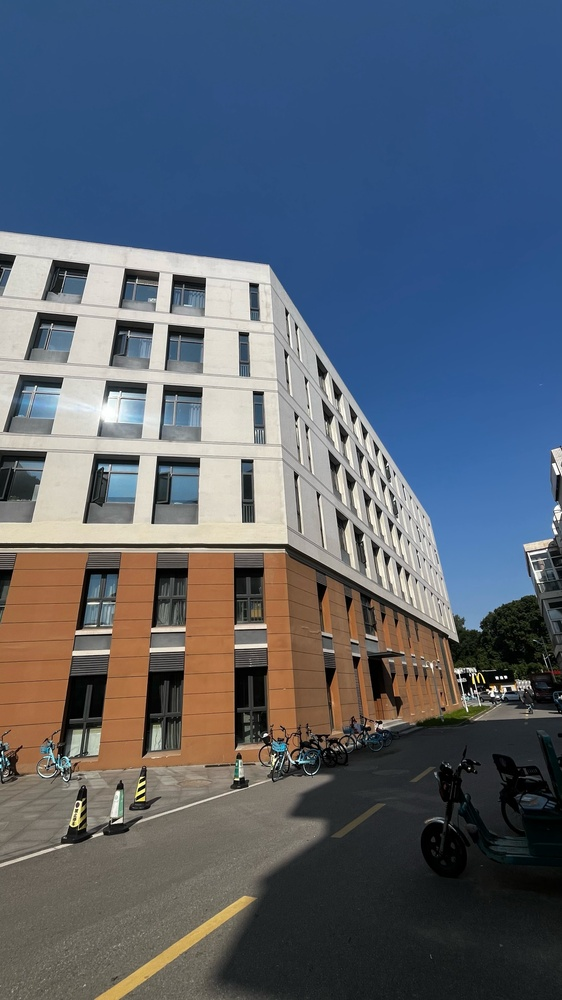
#> input picture Assignment-02/images/input/original_photo.jpg, 562 x 1000 px, shrunk from 2268 x 4032 before the run
$ python EX01_Image_Detective.py
#> lines starting #> are read from the running program, lines starting #| are printed output that depends on the picture
# Import Path for reliable file and folder paths.
from pathlib import Path

# Import Pillow classes for image processing and statistics.
from PIL import Image, ImageStat, ExifTags


# ============================================================
# STEP 1: DEFINE PROJECT PATHS
# ============================================================

# Get the folder where this Python file is located.
script_dir = Path(__file__).resolve().parent

# Get the Assignment-02 folder.
assignment_dir = script_dir.parent

# Define the input image folder.
input_dir = assignment_dir / "images" / "input"

# Define the output image folder.
output_dir = assignment_dir / "images" / "output"

# Create the output folder if it does not already exist.
output_dir.mkdir(parents=True, exist_ok=True)

# Define the complete path of the original input image.
image_path = input_dir / "original_photo.jpg"

# Define the output path for the greyscale image.
grayscale_output_path = output_dir / "grayscale_image.png"


# ============================================================
# STEP 2: CHECK WHETHER INPUT IMAGE EXISTS
# ============================================================

# Check whether the required input image exists.
if not image_path.exists():
    raise FileNotFoundError(
        f"Input image was not found:\n{image_path}\n"
        "Please place original_photo.jpg inside Assignment-02/images/input/"
    )


# ============================================================
# STEP 3: OPEN THE ORIGINAL IMAGE
# ============================================================

# Open the original photograph using Pillow.
image = Image.open(image_path)
#> image is the input picture: PIL image 562x1000 RGB; mean R, G, B 89.3, 97.9, 110.4


# ============================================================
# PART A: IMAGE ATTRIBUTES AND METADATA
# ============================================================

print("\n========== PART A: IMAGE ATTRIBUTES ==========\n")

# Display the complete input image path.
print("Image Path:", image_path)

# Display image width.
print("Width:", image.width, "pixels")
#| Width: 562 pixels

# Display image height.
print("Height:", image.height, "pixels")
#| Height: 1000 pixels

# Display image format such as JPEG or PNG.
print("Format:", image.format)
#| Format: JPEG

# Display image colour mode such as RGB, RGBA, or L.
print("Colour Mode:", image.mode)
#| Colour Mode: RGB

# Display image bands.
print("Bands:", image.getbands())
#| Bands: ('R', 'G', 'B')


# ============================================================
# STEP 4: CHECK EXIF METADATA
# ============================================================

print("\n========== EXIF METADATA ==========\n")

# Retrieve EXIF metadata from the original image.
exif_data = image.getexif()

# Check whether EXIF metadata exists.
if exif_data:

    print("EXIF metadata found.")

    # Create a dictionary to store readable EXIF information.
    readable_exif = {}

    # Convert numeric EXIF tag IDs into readable names.
    for tag_id, value in exif_data.items():

        # Get the readable tag name.
        tag_name = ExifTags.TAGS.get(tag_id, tag_id)

        # Store the tag and its value.
        readable_exif[tag_name] = value

    # Define useful EXIF fields to search for.
    useful_fields = [
        "Make",
        "Model",
        "DateTime",
        "DateTimeOriginal",
        "ExposureTime",
        "FNumber",
        "ISOSpeedRatings",
        "FocalLength"
    ]

    # Count the number of meaningful EXIF fields displayed.
    fields_found = 0

    # Search for useful EXIF fields.
    for field in useful_fields:

        # Check whether the field exists.
        if field in readable_exif:

            # Display the field and its value.
            print(field + ":", readable_exif[field])

            # Increase the counter.
            fields_found += 1

            # Stop after displaying three meaningful fields.
            if fields_found >= 3:
                break

    # Report if EXIF exists but useful selected fields are unavailable.
    if fields_found == 0:
        print(
            "EXIF metadata exists, but the selected meaningful fields "
            "were not found."
        )

else:

    # Report honestly if no EXIF metadata exists.
    print("No EXIF metadata was found in the image.")


# ============================================================
# STEP 5: CHECK ANIMATION INFORMATION
# ============================================================

print("\n========== ANIMATION INFORMATION ==========\n")

# Check whether the image is animated.
# False is used if the attribute is unavailable.
is_animated = getattr(image, "is_animated", False)
#> is_animated = False

# Get the number of frames.
# A normal photograph is treated as one frame.
number_of_frames = getattr(image, "n_frames", 1)
#> number_of_frames = 1

# Display animation information.
print("Is Animated:", is_animated)
#| Is Animated: False
print("Number of Frames:", number_of_frames)
#| Number of Frames: 1


# ============================================================
# PART B: STATISTICAL ANALYSIS
# ============================================================

print("\n========== PART B: STATISTICAL ANALYSIS ==========\n")


# ============================================================
# STEP 6: CONVERT IMAGE TO GREYSCALE
# ============================================================

# Convert the original image to 8-bit greyscale.
gray_image = image.convert("L")
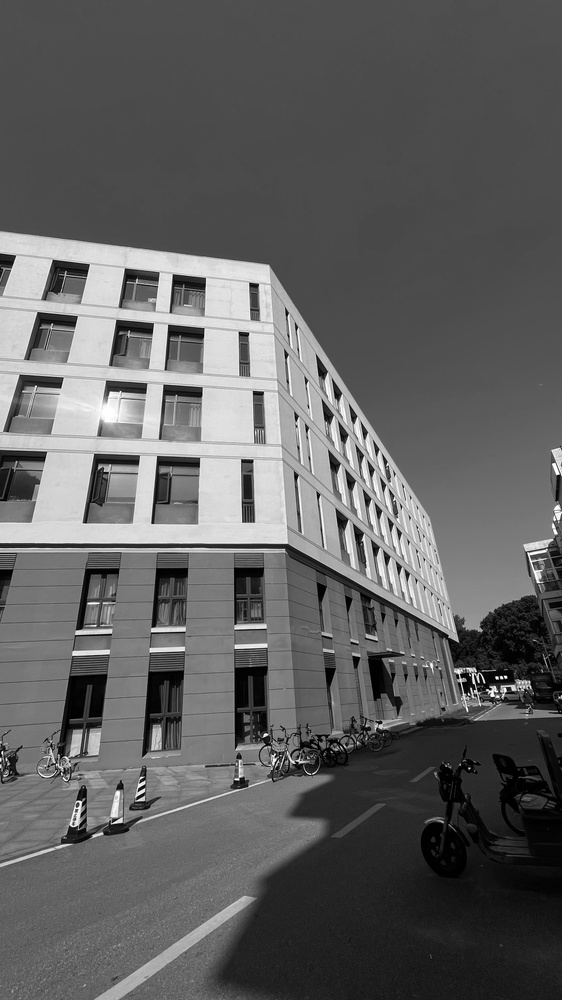
#> gray_image: PIL image 562x1000 L; min 0, max 255, mean 96.8

# Save the greyscale image as PNG.
gray_image.save(grayscale_output_path)

# Confirm the output location.
print("Greyscale image created successfully.")
print("Greyscale Image Saved To:", grayscale_output_path)


# ============================================================
# STEP 7: CALCULATE HISTOGRAM
# ============================================================

# Calculate the greyscale histogram.
histogram = gray_image.histogram()
#> histogram = 256 values, max 41375 at index 75, min 66 at index 252, mean 2195.3

# Display the number of histogram bins.
print("\nHistogram Bins:", len(histogram))
#| Histogram Bins: 256


# ============================================================
# STEP 8: CALCULATE IMAGE STATISTICS
# ============================================================

# Create an ImageStat object for the greyscale image.
statistics = ImageStat.Stat(gray_image)

# Calculate mean intensity.
mean_intensity = statistics.mean[0]
#> mean_intensity = 96.79

# Calculate median intensity.
median_intensity = statistics.median[0]
#> median_intensity = 78

# Calculate standard deviation.
standard_deviation = statistics.stddev[0]
#> standard_deviation = 55.73

# Display statistical results.
print("Mean Intensity:", round(mean_intensity, 2))
#| Mean Intensity: 96.79
print("Median Intensity:", round(median_intensity, 2))
#| Median Intensity: 78
print("Standard Deviation:", round(standard_deviation, 2))
#| Standard Deviation: 55.73


# ============================================================
# STEP 9: CALCULATE TOTAL NUMBER OF PIXELS
# ============================================================

# Calculate total number of pixels.
total_pixels = gray_image.width * gray_image.height
#> total_pixels = 562000

# Display the total pixel count.
print("Total Pixels:", total_pixels)
#| Total Pixels: 562000


# ============================================================
# STEP 10: CALCULATE PIXELS IN EACH INTENSITY RANGE
# ============================================================

# Count dark pixels in the range 0-63.
dark_pixels = sum(histogram[0:64])
#> dark_pixels = 117886

# Count middle-intensity pixels in the range 64-191.
middle_pixels = sum(histogram[64:192])
#> middle_pixels = 385180

# Count bright pixels in the range 192-255.
bright_pixels = sum(histogram[192:256])
#> bright_pixels = 58934


# ============================================================
# STEP 11: CALCULATE PERCENTAGES
# ============================================================

# Calculate percentage of dark pixels.
dark_percentage = (dark_pixels / total_pixels) * 100
#> dark_percentage = 20.98

# Calculate percentage of middle-intensity pixels.
middle_percentage = (middle_pixels / total_pixels) * 100
#> middle_percentage = 68.54

# Calculate percentage of bright pixels.
bright_percentage = (bright_pixels / total_pixels) * 100
#> bright_percentage = 10.49

# Display intensity distribution.
print("\n========== INTENSITY DISTRIBUTION ==========\n")

print(
    "Dark Pixels (0-63):",
    dark_pixels,
    "|",
    round(dark_percentage, 2),
    "%"
)
#| Dark Pixels (0-63): 117886 | 20.98 %

print(
    "Middle Pixels (64-191):",
    middle_pixels,
    "|",
    round(middle_percentage, 2),
    "%"
)
#| Middle Pixels (64-191): 385180 | 68.54 %

print(
    "Bright Pixels (192-255):",
    bright_pixels,
    "|",
    round(bright_percentage, 2),
    "%"
)
#| Bright Pixels (192-255): 58934 | 10.49 %

# Verify that the three percentages approximately equal 100%.
total_percentage = (
    dark_percentage
    + middle_percentage
    + bright_percentage
)
#> total_percentage = 100

print(
    "Total Percentage:",
    round(total_percentage, 2),
    "%"
)
#| Total Percentage: 100.0 %


# ============================================================
# STEP 12: CALCULATE IMAGE ENTROPY
# ============================================================

# Calculate greyscale image entropy.
image_entropy = gray_image.entropy()
#> image_entropy = 6.93

# Display entropy value.
print("\nImage Entropy:", round(image_entropy, 4), "bits/pixel")
#| Image Entropy: 6.9295 bits/pixel


# ============================================================
# STEP 13: DISPLAY FINAL EXPERIMENT SUMMARY
# ============================================================

print("\n========== EXPERIMENT SUMMARY ==========\n")

print("Original Image:", image_path.name)
print("Dimensions:", image.width, "x", image.height)
#| Dimensions: 562 x 1000
print("Format:", image.format)
#| Format: JPEG
print("Colour Mode:", image.mode)
#| Colour Mode: RGB
print("Bands:", image.getbands())
#| Bands: ('R', 'G', 'B')

print("\nMean Intensity:", round(mean_intensity, 2))
#| Mean Intensity: 96.79
print("Median Intensity:", round(median_intensity, 2))
#| Median Intensity: 78
print("Standard Deviation:", round(standard_deviation, 2))
#| Standard Deviation: 55.73

print("\nDark Percentage:", round(dark_percentage, 2), "%")
#| Dark Percentage: 20.98 %
print("Middle Percentage:", round(middle_percentage, 2), "%")
#| Middle Percentage: 68.54 %
print("Bright Percentage:", round(bright_percentage, 2), "%")
#| Bright Percentage: 10.49 %

print("Entropy:", round(image_entropy, 4), "bits/pixel")
#| Entropy: 6.9295 bits/pixel

print("\nOutput Image:", grayscale_output_path)

print("\n========== EXPERIMENT COMPLETED ==========")


# ============================================================
# STEP 14: CLOSE IMAGE FILES
# ============================================================

# Close the original image file.
image.close()

# Close the greyscale image object.
gray_image.close()
